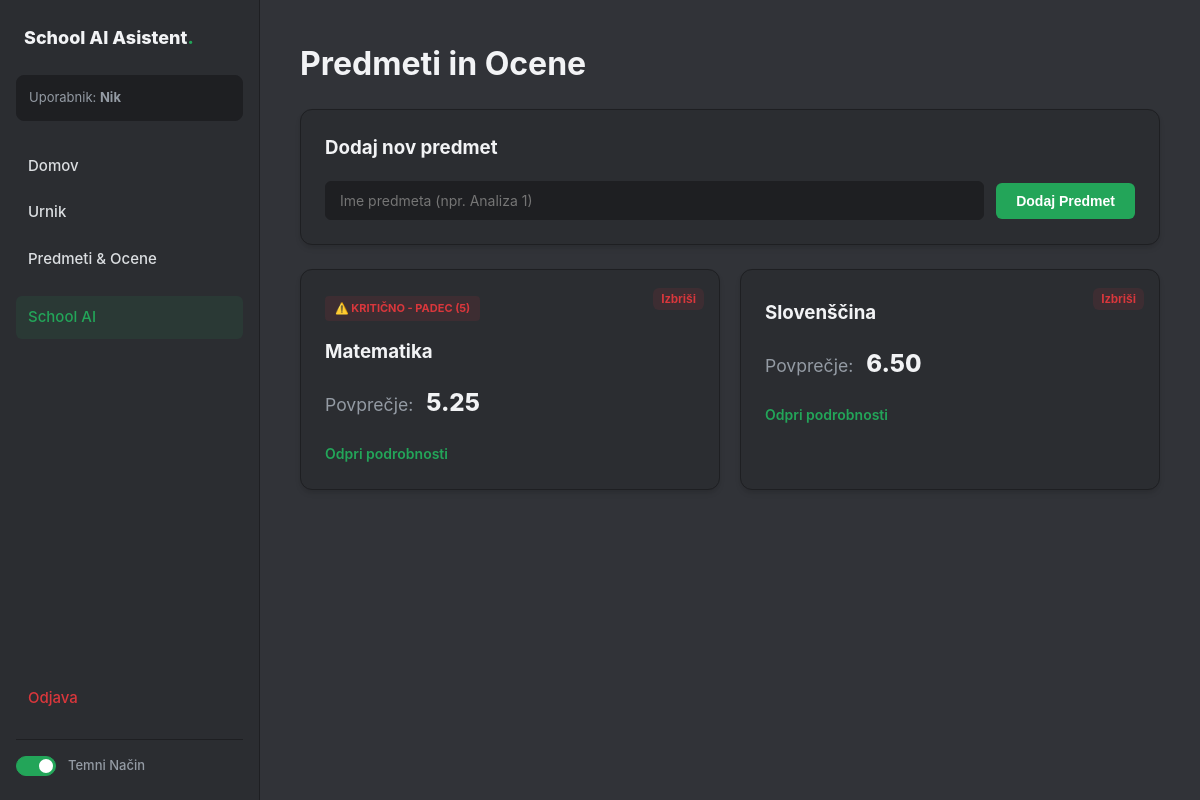
/predmeti (signed in), run on the app's committed database.
### tables this page shows
CREATE TABLE predmeti (
            id INTEGER PRIMARY KEY AUTOINCREMENT,
            user_id INTEGER NOT NULL,
            ime TEXT NOT NULL,
            FOREIGN KEY (user_id) REFERENCES uporabniki (id)
        );

### app.py (the view)
@app.route('/predmeti', methods=['GET', 'POST'])
def predmeti():
    if 'user_id' not in session: return redirect(url_for('prijava'))
    conn = get_db_connection()
    if request.method == 'POST':
        conn.execute('INSERT INTO predmeti (user_id, ime) VALUES (?, ?)', (session['user_id'], request.form['ime']))
        conn.commit()
        return redirect(url_for('predmeti'))
    predmeti_iz_baze = conn.execute('''
        SELECT p.*,
               (SELECT AVG(o.vrednost) FROM ocene o WHERE o.predmet_id = p.id) as povprecje,
               (SELECT COUNT(*) FROM ocene o WHERE o.predmet_id = p.id AND o.vrednost = 5) as ima_petico
        FROM predmeti p WHERE p.user_id = ?
    ''', (session['user_id'],)).fetchall()
    conn.close()
    return render_template('predmeti.html', predmeti=predmeti_iz_baze)

### app.py (called while the page is built)
def get_db_connection():
    conn = sqlite3.connect('database.db')
    conn.row_factory = sqlite3.Row
    return conn

### templates/predmeti.html
{% extends 'base.html' %}
{% block content %}
<h1>Predmeti in Ocene</h1>
<div class="card form-card" style="margin-bottom: 24px;">
    <h3>Dodaj nov predmet</h3>
    <form method="POST" class="clean-form" style="display: flex; gap: 12px; align-items: center; flex-wrap: wrap;">
        <input type="text" name="ime" placeholder="Ime predmeta (npr. Analiza 1)" required style="flex: 1; min-width: 200px;">
        <button type="submit" class="btn-primary">Dodaj Predmet</button>
    </form>
</div>
<div class="dashboard-grid">
    {% for p in predmeti %}
    <div class="card feature-card animate-fade {% if p.ima_petico > 0 %}critical-card{% endif %}" style="position: relative;">
        {% if p.ima_petico > 0 %}
        <div class="critical-badge">⚠️ KRITIČNO - PADEC (5)</div>
        {% endif %}
        <form method="POST" action="/izbrisi-predmet/{{ p.id }}" onsubmit="return confirm('Izbrišem predmet in vse njegove ocene?');" style="position:absolute; top: 15px; right: 15px; margin: 0;">
            <button type="submit" class="btn-danger" style="padding: 4px 8px; font-size:12px;">Izbriši</button>
        </form>
        <h3 style="padding-right: 60px; margin-top: 5px;">{{ p.ime }}</h3>
        <div class="big-average" style="font-size: 1.1rem; margin: 12px 0;">
            Povprečje:
            <strong>
                {% if p.povprecje %}
                    {{ "%.2f"|format(p.povprecje) }}
                {% else %}
                    Brez ocen
                {% endif %}
            </strong>
        </div>
        <a href="/predmet/{{ p.id }}" class="link-btn" style="width:100%; margin-top:10px;">Odpri podrobnosti</a>
    </div>
    {% else %}
    <div class="card" style="grid-column: 1 / -1; text-align: center;">
        <p>Nimaš še dodanih predmetov. Vpiši svoj prvi predmet zgoraj!</p>
    </div>
    {% endfor %}
</div>
{% endblock %}

### static/style.css (style rules this page uses)
.dark-theme { --bg-base: #1e1f22; --bg-sidebar: #2b2d31; --bg-main: #313338; --bg-card: #2b2d31; --bg-hover: #3f4147; --text-heading: #f2f3f5; --text-normal: #dbdee1; --text-muted: #949ba4; --accent: #23a559; --accent-hover: #1da251; --border: #1e1f22; --danger: #da373c; --danger-bg: rgba(218, 55, 60, 0.1); --shadow-subtle: 0 4px 6px -1px rgba(0, 0, 0, 0.1), 0 2px 4px -1px rgba(0, 0, 0, 0.06); }
body { font-family: 'Inter', system-ui, -apple-system, sans-serif; background-color: var(--bg-base); color: var(--text-normal); margin: 0; padding: 0; line-height: 1.5; height: 100vh; overflow: hidden; transition: background-color 0.3s ease, color 0.3s ease; }
h1, h2, h3, h4 { color: var(--text-heading); margin-top: 0; font-weight: 700; }
.dashboard-grid { display: grid; grid-template-columns: repeat(auto-fill, minmax(350px, 1fr)); gap: 20px; }
.card { background-color: var(--bg-card); border: 1px solid var(--border); border-radius: 12px; padding: 24px; box-shadow: var(--shadow-subtle); transition: box-shadow 0.2s, border-color 0.2s; }
.critical-badge { background-color: var(--danger-bg); color: var(--danger); padding: 4px 10px; border-radius: 4px; font-size: 11px; font-weight: 700; display: inline-block; margin-bottom: 12px; }
.feature-card .link-btn { text-decoration: none; color: var(--accent); font-weight: 600; font-size: 14px; display: inline-block; margin-top: 16px; }
input, select, textarea { background-color: var(--bg-base); color: var(--text-normal); border: 1px solid var(--border); padding: 10px 14px; border-radius: 6px; font-size: 14px; outline: none; box-sizing: border-box; transition: border-color 0.2s; font-family: inherit; }
.btn-primary { background-color: var(--accent); color: white; border: none; padding: 10px 20px; border-radius: 6px; cursor: pointer; font-weight: 600; font-size: 14px; transition: background-color 0.2s; }
.btn-danger { background-color: var(--danger-bg); color: var(--danger); border: none; padding: 8px 16px; border-radius: 6px; font-weight: 600; font-size: 13px; cursor: pointer; }
.big-average { font-size: 16px; color: var(--text-muted); }
.big-average strong { color: var(--text-heading); font-size: 24px; font-weight: 800; margin-left: 8px; }
.animate-fade { animation: fadeIn 0.25s ease-out; }

### data on the page
predmeti: shows "⚠️ KRITIČNO - PADEC (5)", ime "Matematika", povprecje "5.25"
predmeti: ime "Slovenščina", povprecje "6.50"

### other printed values
{{ session.get('username') }} "Nik"
